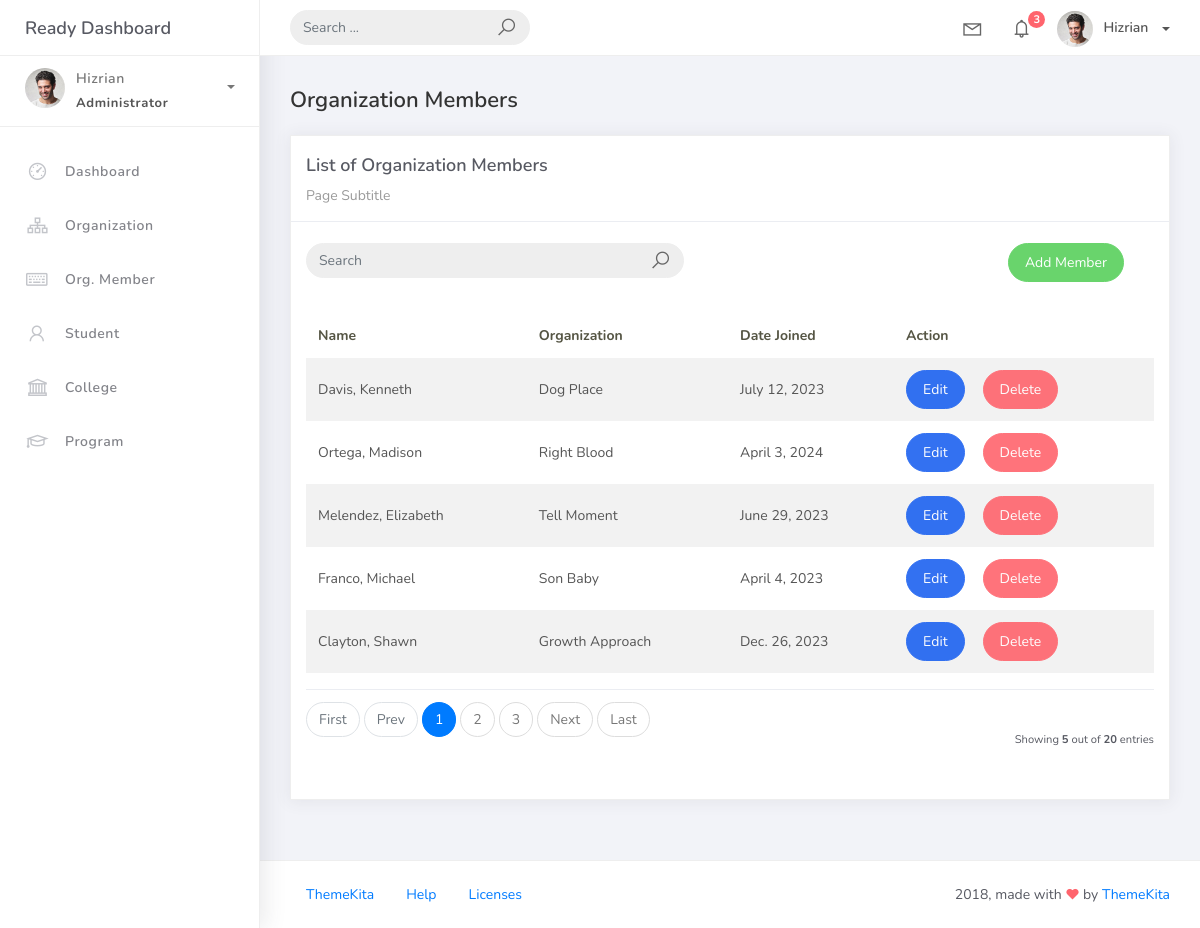
Before: /orgmember_list with the older database file.
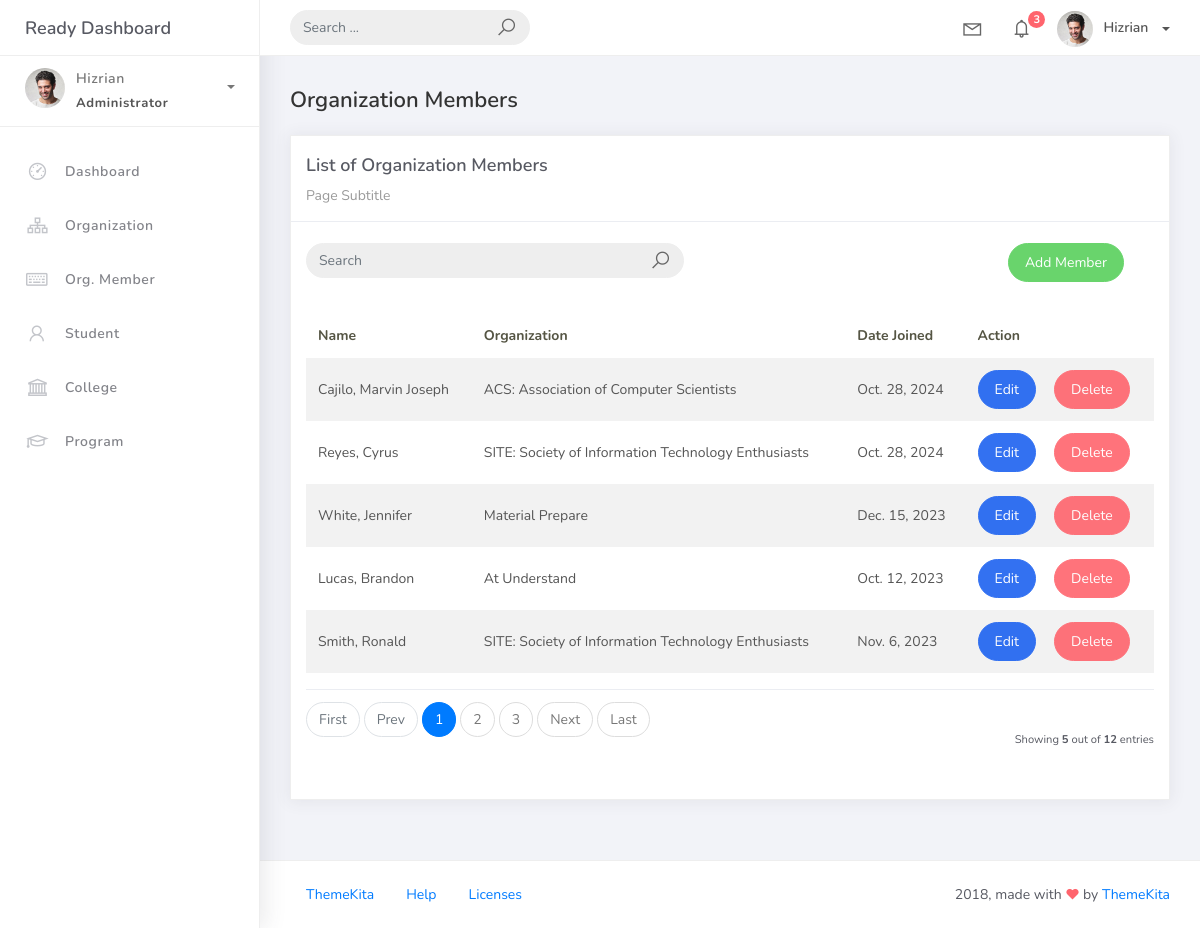
After: the same page with the newer database file.
### studentorg/models.py (models this page shows)
class BaseModel(models.Model):
    created_at = models.DateTimeField(auto_now_add=True, db_index=True)
    updated_at = models.DateTimeField(auto_now=True)
    class Meta:
        abstract = True

class OrgMember(BaseModel):
    student = models.ForeignKey(Student, on_delete=models.CASCADE)
    organization = models.ForeignKey(Organization, on_delete=models.CASCADE)
    date_joined = models.DateField()

class Student(BaseModel):
    student_id = models.CharField(max_length=15)
    lastname = models.CharField(max_length=25)
    firstname = models.CharField(max_length=25)
    middlename = models.CharField(max_length=25, blank=True, null=True)
    program = models.ForeignKey(Program, on_delete=models.CASCADE)
    college = models.ForeignKey(College, null=True, blank=True, on_delete=models.CASCADE)
    def __str__(self):
        return f"{self.lastname}, {self.firstname}"

class Organization(BaseModel):
    name = models.CharField(max_length=250)
    college = models.ForeignKey(College, null=True, blank=True, on_delete=models.CASCADE)
    description = models.CharField(max_length=500)
    def __str__(self):
        return self.name

### studentorg/views.py (the view)
# urls.py: path('orgmember_list', OrgMemberList.as_view(), name='orgmember-list'),
class OrgMemberList(ListView):
    model = OrgMember
    context_object_name = 'orgmember'
    template_name = 'org_member_list.html'
    paginate_by = 5
    def get_queryset(self, *args, **kwargs):
        qs = super(OrgMemberList, self).get_queryset(*args, **kwargs)
        if self.request.GET.get("q") != None:
            query = self.request.GET.get('q')
            qs = qs.filter(Q(date_joined__icontains=query))
        return qs

### templates/org_member_list.html (shortened to what this page needs)
{% extends 'base.html' %}
{% load static %}
{% block content %}
  <div class="content">
    <div class="container-fluid">
      <h4 class="page-title">Organization Members</h4>
      <div class="row">
        <div class="col-md-12">
          <div class="card">
            <div class="card-header">
              <div class="card-title">List of Organization Members</div>
              <div class="card-category">Page Subtitle</div>
            </div>
            <br />
                <div class="col-md-12 row">
                <div class="col-md-6">
                    <form class="navbar-left navbar-form nav-search mr-md-3" action="{% url 'orgmember-list' %}">
                    <div class="input-group">
                        <input type="text" placeholder="Search" class="form-control" name="q" />
                        <div class="input-group-append">
                        <span class="input-group-text">
                            <i class="la la-search search-icon"></i>
                        </span>
                        </div>
                    </div>
                    </form>
                </div>
                <div class="col-md-6">
                    <div class="pull-right">
                    <a href="{% url 'orgmember-add' %}" class="btn btn-success btn-rounded">Add Member</a>
                    </div>
                </div>
                </div>
            <div class="card-body">
              <table class="table table-striped mt-3">
                <thead>
                  <tr>
                    <th scope="col">Name</th>
                    <th scope="col">Organization</th>
                    <th scope="col">Date Joined</th>
                    <th scope="col">Action</th>
                  </tr>
                </thead>
                <tbody>
                  {% for object in object_list %}
                    <tr>
                      <td>{{ object.student }}</td>
                      <td>{{ object.organization }}</td>
                      <td>{{ object.date_joined }}</td>
                      <td>
                        <a href="orgmember_list/{{ object.id }}" class="btn btn-primary btn-rounded">Edit</a>
                        <a href="orgmember_list/{{ object.id }}/delete" class="btn btn-danger btn-rounded">Delete</a>
                    </td>
                    </tr>
                    {% empty %}
                    <tr>
                      <td colspan="4" style="text-align: center">
                        <p class="text-sm font-weight-bold mb-0">No Records Found</p>
                      </td>
                    </tr>
                  {% endfor %}
                </tbody>
              </table>
              {% include 'includes/pagination.html' %}
            </div>
          </div>
        </div>
      </div>
    </div>
  </div>
{% endblock %}

Changed rows visible on the page:
removed OrgMember: student "Davis, Kenneth", organization "Dog Place", date_joined "July 12, 2023"
removed OrgMember: student "Ortega, Madison", organization "Right Blood", date_joined "April 3, 2024"
removed OrgMember: student "Melendez, Elizabeth", organization "Tell Moment", date_joined "June 29, 2023"
removed OrgMember: student "Franco, Michael", organization "Son Baby", date_joined "April 4, 2023"
removed OrgMember: student "Clayton, Shawn", organization "Growth Approach", date_joined "Dec. 26, 2023"
added OrgMember: student "Cajilo, Marvin Joseph", organization "ACS: Association of Computer Scientists", date_joined "Oct. 28, 2024"
added OrgMember: student "Reyes, Cyrus", organization "SITE: Society of Information Technology Enthusiasts", date_joined "Oct. 28, 2024"
added OrgMember: student "White, Jennifer", organization "Material Prepare", date_joined "Dec. 15, 2023"
added OrgMember: student "Lucas, Brandon", organization "At Understand", date_joined "Oct. 12, 2023"
added OrgMember: student "Smith, Ronald", organization "SITE: Society of Information Technology Enthusiasts", date_joined "Nov. 6, 2023"
Other visible differences:
{{ paginator.count }}: "20" → "12"
